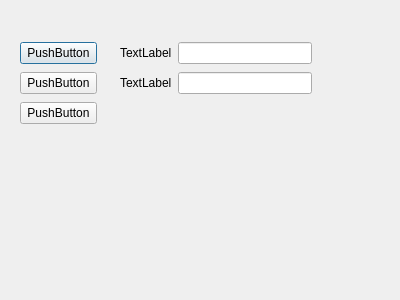
<?xml version="1.0" encoding="UTF-8"?>
<ui version="4.0">
 <class>Dialog</class>
 <widget class="QDialog" name="Dialog">
  <property name="geometry">
   <rect>
    <x>0</x>
    <y>0</y>
    <width>400</width>
    <height>300</height>
   </rect>
  </property>
  <property name="windowTitle">
   <string>Dialog</string>
  </property>
  <widget class="QWidget" name="">
   <property name="geometry">
    <rect>
     <x>20</x>
     <y>40</y>
     <width>77</width>
     <height>86</height>
    </rect>
   </property>
   <layout class="QVBoxLayout" name="verticalLayout">
    <item>
     <widget class="QPushButton" name="pushButton_2">
      <property name="text">
       <string>PushButton</string>
      </property>
     </widget>
    </item>
    <item>
     <widget class="QPushButton" name="pushButton_3">
      <property name="text">
       <string>PushButton</string>
      </property>
     </widget>
    </item>
    <item>
     <widget class="QPushButton" name="pushButton">
      <property name="text">
       <string>PushButton</string>
      </property>
     </widget>
    </item>
   </layout>
  </widget>
  <widget class="QWidget" name="">
   <property name="geometry">
    <rect>
     <x>120</x>
     <y>40</y>
     <width>192</width>
     <height>56</height>
    </rect>
   </property>
   <layout class="QVBoxLayout" name="verticalLayout_2">
    <item>
     <layout class="QHBoxLayout" name="horizontalLayout">
      <item>
       <widget class="QLabel" name="label">
        <property name="text">
         <string>TextLabel</string>
        </property>
       </widget>
      </item>
      <item>
       <widget class="QLineEdit" name="lineEdit"/>
      </item>
     </layout>
    </item>
    <item>
     <layout class="QHBoxLayout" name="horizontalLayout_2">
      <item>
       <widget class="QLabel" name="label_2">
        <property name="text">
         <string>TextLabel</string>
        </property>
       </widget>
      </item>
      <item>
       <widget class="QLineEdit" name="lineEdit_2"/>
      </item>
     </layout>
    </item>
   </layout>
  </widget>
 </widget>
 <resources/>
 <connections/>
</ui>
